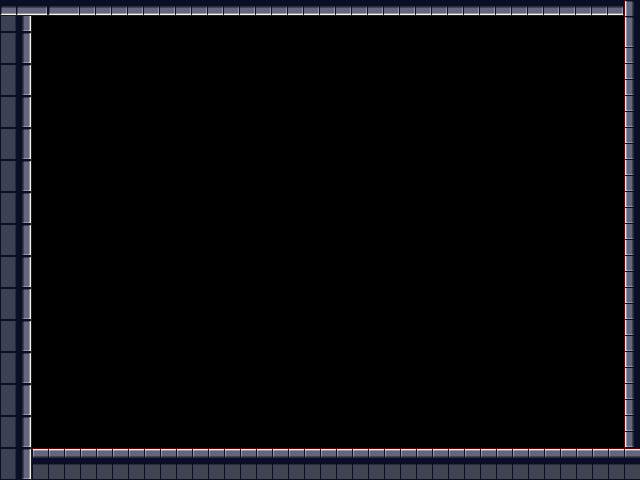

The image is a tile-based game level rendered from a .tmx file. Its description and source (layers, tilesets, objects; grid data summarised) follow:
An orthogonal 40x30 tile map with 16x16 px tiles, 2 tile layers (collision, Tiles), 2 tilesets.

<map version="1.0" orientation="orthogonal" width="40" height="30" tilewidth="16" tileheight="16">
 <tileset firstgid="1" name="collision" tilewidth="16" tileheight="16">
  <image source="fetch2.php.png" width="128" height="51" />
 </tileset>
 <tileset firstgid="25" name="tiles" tilewidth="16" tileheight="16">
  <image source="fetch.php.png" width="128" height="64" />
 </tileset>
 <layer name="collision" width="40" height="30">
  <data>[1200 cells, 136 non-empty, 1 distinct tile ids]</data>
 </layer>
 <layer name="Tiles" width="40" height="30">
  <data>[1200 cells, 201 non-empty, 10 distinct tile ids]</data>
 </layer>
</map>
